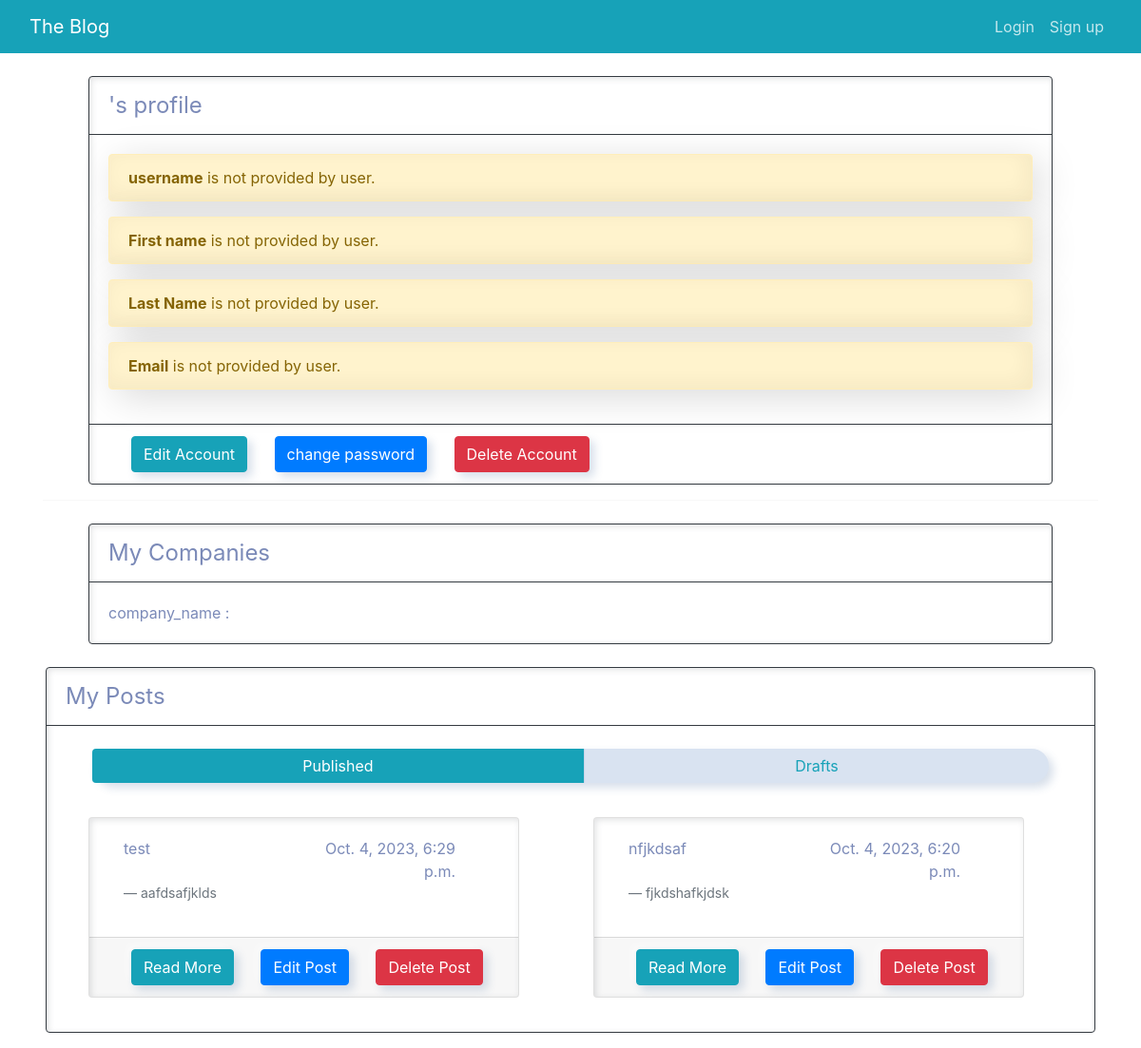
The app's page /profile/test/ with its own data.
### blog/models.py (models this page shows, shortened)
class Post (models.Model):
    class Status(models.TextChoices):
        DRAFT = 'DF', 'Draft'
        PUBLISHED = 'PB', 'Published'
    title = models.CharField(max_length=255)
    statue = models.CharField(max_length=2, choices=Status.choices)
    content = HTMLField()
    owner = models.ForeignKey(
        User,
        on_delete=models.CASCADE,
        related_name='posts_owner'
    )
    publish_date = models.DateTimeField(auto_now_add=True)
    categories = models.ManyToManyField('categories')

### blog/views.py (the view)
# urls.py: path('profile/<str:user>/', views.profileView.as_view(), name='profile'),
class profileView (View):
    def get(self, request, user):
        currentUser = get_object_or_404(User, username=user)
        if (currentUser.id != request.user.id):
            if (request.GET.get('status') == 'draft'):
                return HttpResponseForbidden()
        posts = Post.objects.filter(
            owner=currentUser.id).order_by('-publish_date')
        status_param = request.GET.get('status', None)
        current_state = "published"
        if status_param == 'draft':
            posts = posts.filter(statue=Post.Status.DRAFT)
            current_state = "draft"
        else:
            posts = posts.filter(statue=Post.Status.PUBLISHED)
            current_state = "published"
        return render(request, 'users/profile.html', {'currentUser': currentUser, 'posts': posts, 'current_state': current_state})

### blog/templatetags/new_filters.py (called while the page is built)
@register.filter(name='is_admin')
def is_admin(user):
    return user.groups.filter(name='Admin-Group').exists()

@register.filter(name="is_company")
def is_company(user):
    return company.objects.all().filter(name=user).exists()

### blog/templates/users/profile.html (shortened to what this page needs)
{% extends "blog/base.html" %}
{% load new_filters %}
{% block content  %}
<div class="container">
    <div class="card border-dark mb-3 mx-5 mt-4 ">
    <div class="card-header bg-transparent border-dark fs-4" >{{user.username}}'s profile
    </div>
        <div class="card-body ">
            {% if user|is_company %}
                {% if user.username%}
                    <p class="card-text">company_name : {{user.username}} </p>
                {% else%}
                    <div class="alert alert-warning" role="alert">
                        <b>company name</b> is not provided by company.
                    </div>
                {% endif %}
                {% if user.email%}
                <p class="card-text">Email : {{user.email}} </p>
                {% else%}
                    <div class="alert alert-warning" role="alert">
                        <b>Email</b> is not provided by company.
                    </div>
                {% endif %}
            {% else %}
                {% if user.username%}
                    <p class="card-text">User_name : {{user.username}} </p>
                    {% else%}
                        <div class="alert alert-warning" role="alert">
                            <b>username</b> is not provided by user.
                        </div>
                {% endif %}
                {% if user.first_name%}
                    <p class="card-text">First Name : {{user.first_name}} </p>
                {% else%}
                    <div class="alert alert-warning" role="alert">
                        <b>First name</b> is not provided by user.
                    </div>
                {% endif %}
                {% if user.last_name%}
                    <p class="card-text">Last Name : {{user.last_name}} </p>
                {% else%}
                    <div class="alert alert-warning" role="alert">
                        <b>Last Name</b> is not provided by user.
                    </div>
                {% endif %}
                {% if user.email%}
                    <p class="card-text">Email : {{user.email}} </p>
                {% else%}
                    <div class="alert alert-warning" role="alert">
                        <b>Email</b> is not provided by user.
                    </div>
                {% endif %}
            {% endif %}
        </div>
        <div class="card-footer bg-transparent border-dark">
            <a class="btn btn-md btn-info ml-4" href="{% url 'edit_profile'%}">Edit Account</a>
            <a class="btn btn-md btn-primary ml-4" href="{% url 'changepassword' %}">change password</a>
            <a class="btn btn-md btn-danger ml-4" href="{% url 'deleteAccount' user=user.username %}">Delete Account</a>
        </div>
    </div>
    <hr>
    {% if user.username|is_company %}
        <div class="card border-dark mb-3 mx-5 mt-4 ">
            <div class="card-header bg-transparent border-dark fs-4" >All Writers</div>
                <div class="card-body ">
                    <p class="card-text">Writer_name :  </p>
                </div>
            </div>
        </div>
    {% else %}
        <div class="card border-dark mb-3 mx-5 mt-4 ">
            <div class="card-header bg-transparent border-dark fs-4" >My Companies</div>
                <div class="card-body ">
                    <p class="card-text">company_name :  </p>
                </div>
            </div>
        </div>
    {% endif %}
    <div class="card border-dark mb-3 mx-5 mt-4 ">
    <div class="card-header bg-transparent border-dark fs-4" >My Posts</div>
        <div class="btn-group btn-group-toggle mb-3 mx-5 mt-4" data-toggle="buttons">
            <button class="btn btn-outline-info {% if current_state == 'published' or current_state == '' %}active{% endif %}" id = "published">
                Published
            </button>
            <button class="btn btn-outline-info {% if current_state == 'draft' %}active{% endif %}" id = "draft">
                Drafts
            </button>
        </div>
            <div class="card-body ">
                <div class="row">
                    {% for post_data in posts %}
                    <div class="col-md-6 {% if post_data.statue == 'published' %}published{% endif %}">
                        <div class="card mx-4 mb-3">
                        <div class="card-body mx-3">
                            <div class="row">
                            <div class="col-md-6">
                                <p>{{ post_data.title }}</p>
                            </div>
                            <div class="col-md-6">
                                <p class="text-end">{{ post_data.publish_date }}</p>
                            </div>
                            </div>
                            <footer class="blockquote-footer">{{ post_data.content | truncatechars_html:20 }}</footer>
                        </div>
                        <div class="card-footer">
                            <a class="btn btn-md btn-info ml-4" href="{% url 'detail_post' post_data.id %}">Read More</a>
                            <a class="btn btn-md btn-primary ml-4" href="{% url 'edit_post' post_data.id %}">Edit Post</a>
                            <a class="btn btn-md btn-danger ml-4" href="{% url 'delete_post' post_data.id %}">Delete Post</a>
                        </div>
                        </div>
                    </div>
                    {% endfor %}
                    </div>
                </div>
            </div>
{% endblock content %}

### blog/templates/blog/base.html (style rules this page uses)
* { max-width: 100%; }

### records on screen
Post: title "test", publish_date "Oct. 4, 2023, 6:29 p.m.", content "aafdsafjklds"
Post: title "nfjkdsaf", publish_date "Oct. 4, 2023, 6:20 p.m.", content "fjkdshafkjdsk"
